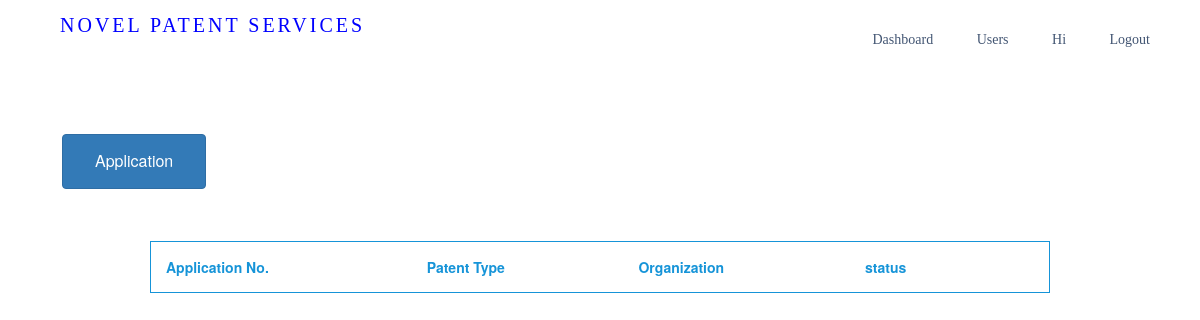
Page /adminpanel/ on the earlier database version.
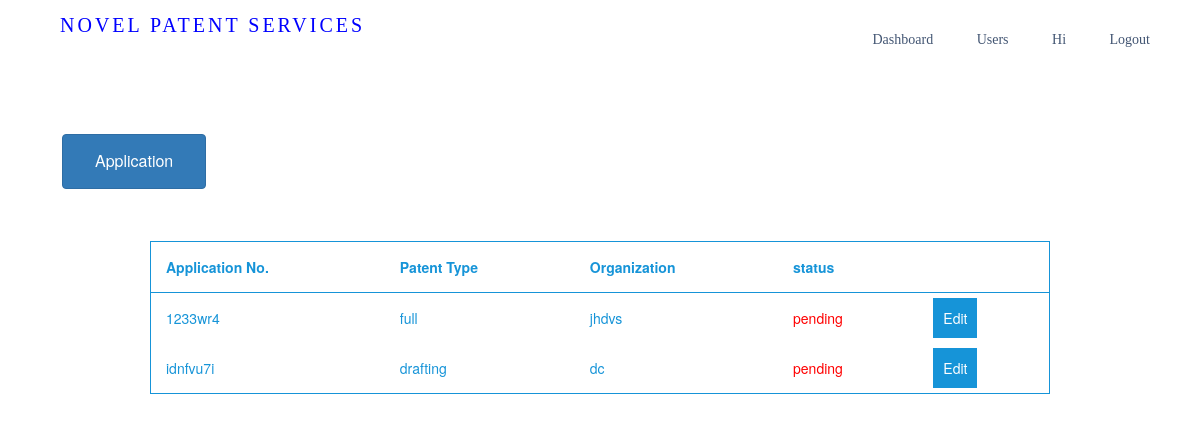
Same page on the later database version.
### Patent/models.py (models this page shows, shortened)
class Patentapplication(models.Model):
    uid = models.CharField(max_length=20)
    title = models.CharField(max_length=1000)
    organisation = models.CharField(max_length=100)
    modeofcontact = models.CharField(max_length=50)
    referedby = models.CharField(max_length=100)
    conntactnumber = models.CharField(max_length=10)
    emailid = models.EmailField(max_length=50)
    patenttype = models.CharField(max_length=30)
    status = models.BooleanField(default=False)

### adminpanel/views.py (the view)
# urls.py: path("", views.adminpanel, name='adminpanel'),
def adminpanel(r):
    patent = apps.get_model('Patent', 'Patentapplication')
    return render(r, "admin/admin.html", {'con': patent.objects.all()})

### templates/admin/admin.html (shortened to what this page needs)
<!DOCTYPE html>
<html lang="en">
<head>
    <link rel="stylesheet" href="https://maxcdn.bootstrapcdn.com/bootstrap/3.4.1/css/bootstrap.min.css">
</head>
{% include 'navigation/topnavbar.html' %}
<body>
    <div class="btn-group" style="margin-top:5%;margin-left:5%">
        <button type="button" style="padding:15px 32px;font-size: 16px;margin: 4px 2px;" class="btn btn-primary dropdown-toggle" data-toggle="dropdown" aria-haspopup="true" aria-expanded="false" >
          Application
        </button>
      </div>
    <div>
        <table align="center" style="margin-top:4%;">
            <tr >
              <th>Application No.</th>
              <th>Patent Type</th>
              <th>Organization</th>
              <th>status</th>
              <th></th>
</tr>
{% for i in con %}
            <tr>
                <td>{{i.uid}}</td>
                <td>{{i.patenttype}}</td>
                <td>{{i.organisation}}</td>
                {% if i.status %}
                <td style="color:green">completed</td>
                {% else %}
                <td style="color:red">pending</td>
                {% endif %}
                <td><a type="button btn-primary" style="background-color: #1694d8;padding:10px;text-decoration:none ;color: white;border-color: #1694d8;" href="{% url 'editapplication' uid=i.uid  %}" >Edit</a></td>
              </tr>
            {% endfor %}
          </table>
          </div>
</body>
</html>

### templates/navigation/topnavbar.html (shortened to what this page needs)
<link rel="stylesheet" href="https://cdnjs.cloudflare.com/ajax/libs/font-awesome/4.7.0/css/font-awesome.min.css">
    <nav>
<a class="heading" href="" style="color:blue;">Novel Patent Services</a>
        <ul class="hover-underline-animation">
            <li><a class="nav-link nav-link-fade-up" href="home">Dashboard</a></li>
            <li><a class="nav-link nav-link-fade-up" href="courses">Users</a></li>
            <li><a class="nav-link nav-link-fade-up" href="#" style="">Hi  </a></li>
            <li><a class="nav-link nav-link-fade-up" href="">Logout</a></li>
        </ul>
    </nav>
<br>

### templates/admin/admin.html (style rules this page uses)
table { width:75%; border: 1px solid #1694d8; color: #1694d8; }
th, td { padding: 15px; }
th { border-bottom: 1px solid #1694d8; text-align: left; }

### templates/navigation/topnavbar.html (style rules this page uses)
nav { margin:0; padding:0; font-family:verdana; width: 100%; height: 50px; background-color: transparent; background: transparent; border-color: transparent; line-height: 50px; }
nav ul { float: right; margin-right: 30px; }
.heading { margin-left:30px; padding:30px; margin-top:10px; color: Black; text-transform: uppercase; letter-spacing: 3px; text-decoration: none; font-size: 20px; }
nav ul li { list-style-type: none; display: inline-block; }
nav ul li a { text-decoration: none; color: black; padding: 30px; }
.nav-link { text-decoration: none; color: #031D44; padding: 15px 0px; margin: 0px 20px; display: inline-block; position: relative; opacity: 0.75; }
.nav-link::before { transition: 300ms; height: 5px; content: ""; position: absolute; background-color: #031D44; }
.nav-link-fade-up::before { width: 100%; bottom: 5px; opacity: 0; }

Differences in the rows shown:
added Patentapplication: uid "1233wr4", patenttype "full", organisation "jhdvs", status "pending"
added Patentapplication: uid "idnfvu7i", patenttype "drafting", organisation "dc", status "pending"
